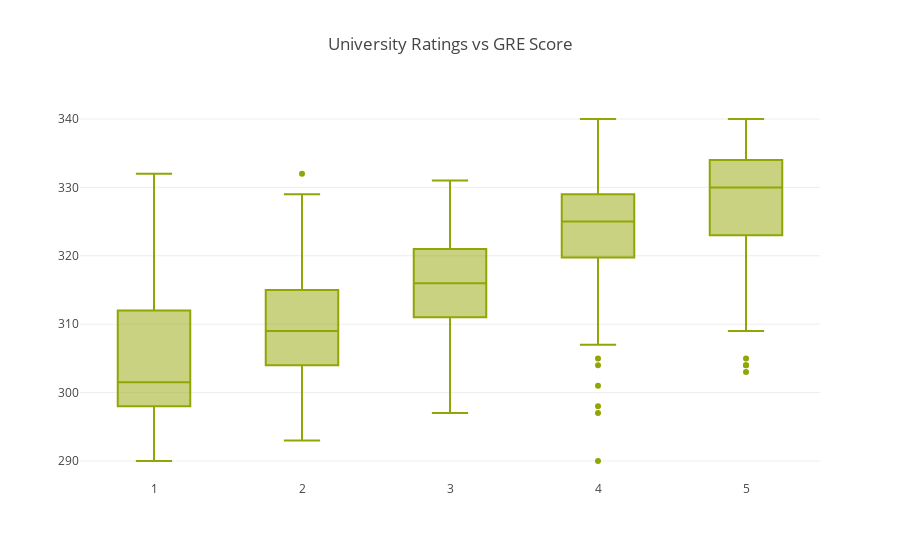

Notebook code for this chart:
### Code cell
trace = go.Box(
            x = data['University Rating'],
            y = data['GRE Score'],
            name = 'University Rating vs GRE Score',
            marker = dict(
                  color = 'rgb(145, 165, 5)')
)
                   

df= [trace]

layout = go.Layout(
    boxmode = 'group',
    title = 'University Ratings vs GRE Score',
    
)

fig = go.Figure(data = df, layout = layout)
py.iplot(fig)

### Figure 1 — Plotly figure (JSON) as saved in the notebook; plotly's stock layout.template omitted (floating-point values rounded to 4 significant figures; data arrays with more than 128 entries replaced by an {"elided": "..."} marker saying what was removed)
{"data": [{"marker": {"color": "rgb(145, 165, 5)"}, "name": "University Rating vs GRE Score", "type": "box", "uid": "1b10951d-ebac-4c21-b79e-fe2c313d309a", "x": {"elided": "500 int values"}, "y": {"elided": "500 int values"}}], "layout": {"boxmode": "group", "title": {"text": "University Ratings vs GRE Score"}}}
